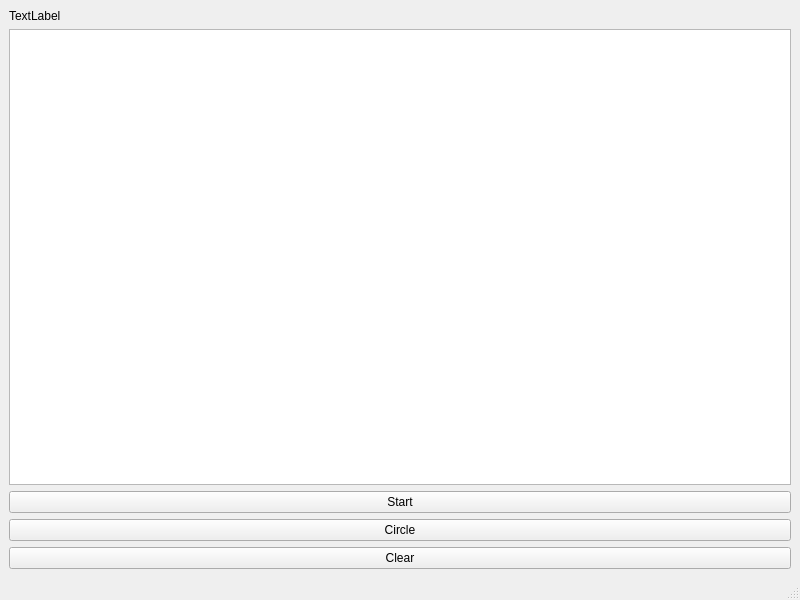
<?xml version="1.0" encoding="UTF-8"?>
<ui version="4.0">
 <class>MainWindow</class>
 <widget class="QMainWindow" name="MainWindow">
  <property name="geometry">
   <rect>
    <x>0</x>
    <y>0</y>
    <width>800</width>
    <height>600</height>
   </rect>
  </property>
  <property name="windowTitle">
   <string>MainWindow</string>
  </property>
  <widget class="QWidget" name="centralwidget">
   <layout class="QVBoxLayout" name="verticalLayout">
    <item>
     <widget class="QLabel" name="label">
      <property name="text">
       <string>TextLabel</string>
      </property>
     </widget>
    </item>
    <item>
     <widget class="QTextBrowser" name="textBrowser"/>
    </item>
    <item>
     <widget class="QPushButton" name="start_stop">
      <property name="text">
       <string>Start</string>
      </property>
     </widget>
    </item>
    <item>
     <widget class="QPushButton" name="showCircle">
      <property name="text">
       <string>Circle</string>
      </property>
     </widget>
    </item>
    <item>
     <widget class="QPushButton" name="Clear">
      <property name="text">
       <string>Clear</string>
      </property>
     </widget>
    </item>
   </layout>
  </widget>
  <widget class="QMenuBar" name="menubar">
   <property name="geometry">
    <rect>
     <x>0</x>
     <y>0</y>
     <width>800</width>
     <height>33</height>
    </rect>
   </property>
  </widget>
  <widget class="QStatusBar" name="statusbar"/>
 </widget>
 <resources/>
 <connections/>
</ui>
